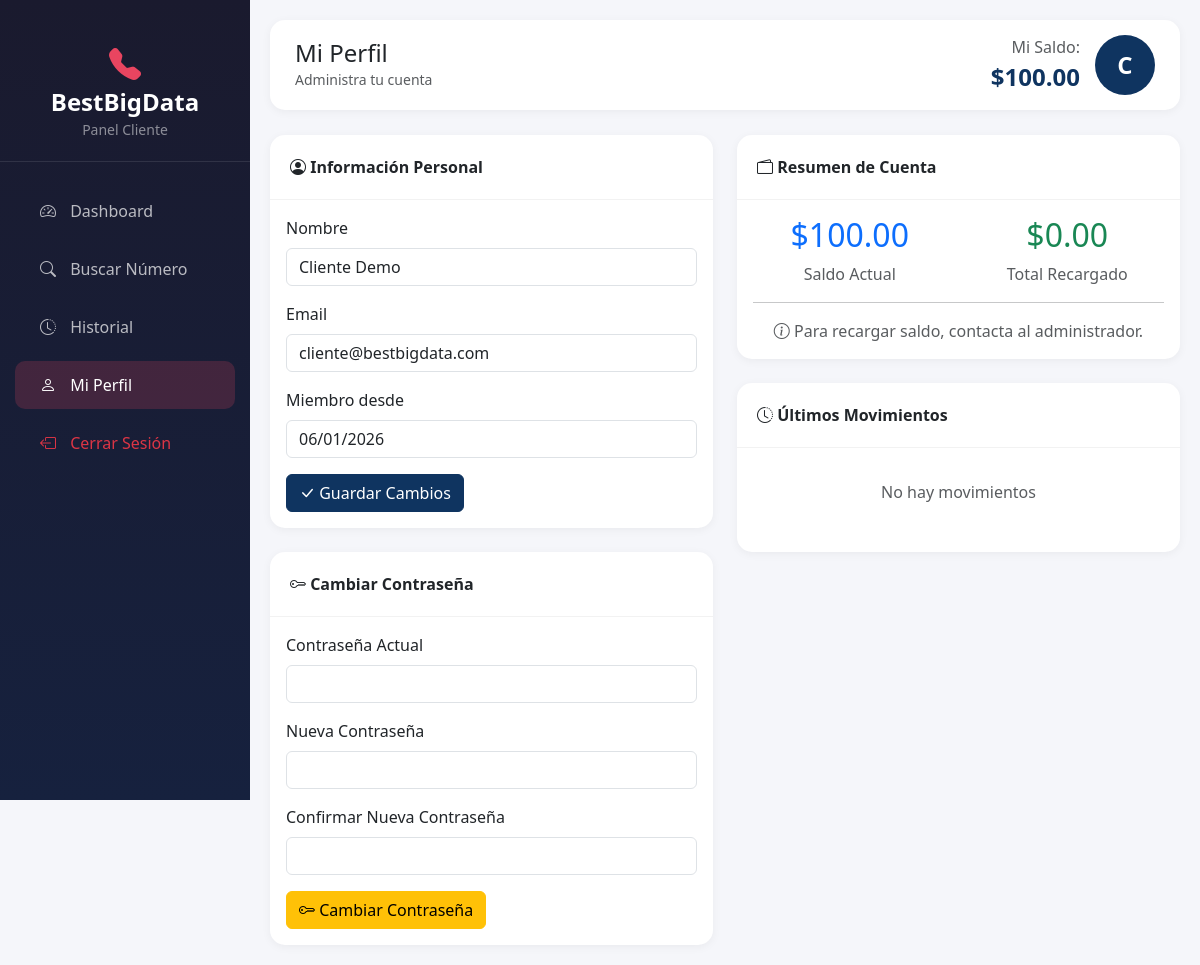
Page /cliente/profile.php (signed in) on the committed database.
### tables this page shows
CREATE TABLE IF NOT EXISTS users (
    id INT AUTO_INCREMENT PRIMARY KEY,
    name VARCHAR(100) NOT NULL,
    email VARCHAR(150) UNIQUE NOT NULL,
    password VARCHAR(255) NOT NULL,
    role ENUM('admin', 'cliente') DEFAULT 'cliente',
    balance DECIMAL(10,2) DEFAULT 0.00,
    status ENUM('active', 'inactive', 'suspended') DEFAULT 'active',
    created_at TIMESTAMP DEFAULT CURRENT_TIMESTAMP,
    updated_at TIMESTAMP DEFAULT CURRENT_TIMESTAMP ON UPDATE CURRENT_TIMESTAMP,
    last_login TIMESTAMP NULL,
    INDEX idx_email (email),
    INDEX idx_role (role),
    INDEX idx_status (status)
);

### includes/functions.php (called while the page is built, shortened)
<?php
function sanitize($input) {
    return htmlspecialchars(trim($input), ENT_QUOTES, 'UTF-8');
}
function getUserById($userId) {
    $pdo = getMainConnection();
    $stmt = $pdo->prepare("SELECT * FROM users WHERE id = ?");
    $stmt->execute([$userId]);
    return $stmt->fetch();
}
function formatMoney($amount) {
    return '$' . number_format($amount, 2, '.', ',');
}
function formatDate($date, $format = 'd/m/Y H:i:s') {
    return date($format, strtotime($date));
}

### cliente/profile.php (the view, shortened to what this page needs)
<?php
require_once '../includes/functions.php';
$user = getUserById($_SESSION['user_id']);
$pdo = getMainConnection();
$stmt = $pdo->prepare("
    SELECT * FROM transactions
    WHERE user_id = ?
    ORDER BY created_at DESC
    LIMIT 10
");
$stmt->execute([$user['id']]);
$transactions = $stmt->fetchAll();
include '../includes/header.php';
?>
<div class="sidebar">
    <div class="logo">
        <i class="bi bi-telephone-fill"></i>
        <h4>BestBigData</h4>
        <small class="text-white-50">Panel Cliente</small>
    </div>
    <nav class="nav flex-column">
        <a class="nav-link" href="dashboard.php">
            <i class="bi bi-speedometer2"></i> Dashboard
        </a>
        <a class="nav-link" href="search.php">
            <i class="bi bi-search"></i> Buscar Número
        </a>
        <a class="nav-link" href="history.php">
            <i class="bi bi-clock-history"></i> Historial
        </a>
        <a class="nav-link active" href="profile.php">
            <i class="bi bi-person"></i> Mi Perfil
        </a>
        <a class="nav-link text-danger" href="../logout.php">
            <i class="bi bi-box-arrow-left"></i> Cerrar Sesión
        </a>
    </nav>
</div>
<div class="main-content">
    <div class="top-bar">
        <div>
            <h4 class="mb-0">Mi Perfil</h4>
            <small class="text-muted">Administra tu cuenta</small>
        </div>
        <div class="user-info">
            <div class="text-end">
                <span class="text-muted">Mi Saldo:</span><br>
                <span class="balance-display"><?= formatMoney($user['balance']) ?></span>
            </div>
            <div class="avatar" style="width:60px;height:60px;font-size:1.5rem;">
                <?= strtoupper(substr($user['name'], 0, 1)) ?>
            </div>
        </div>
    </div>
    <div class="row">
        <div class="col-md-6">
            <div class="card mb-4">
                <div class="card-header">
                    <i class="bi bi-person-circle"></i> Información Personal
                </div>
                <div class="card-body">
                    <form method="POST">
                        <div class="mb-3">
                            <label class="form-label">Nombre</label>
                            <input type="text" name="name" class="form-control"
                                   value="<?= sanitize($user['name']) ?>" required>
                        </div>
                        <div class="mb-3">
                            <label class="form-label">Email</label>
                            <input type="email" name="email" class="form-control"
                                   value="<?= sanitize($user['email']) ?>" required>
                        </div>
                        <div class="mb-3">
                            <label class="form-label">Miembro desde</label>
                            <input type="text" class="form-control"
                                   value="<?= formatDate($user['created_at'], 'd/m/Y') ?>" readonly>
                        </div>
                        <button type="submit" class="btn btn-primary">
                            <i class="bi bi-check-lg"></i> Guardar Cambios
                        </button>
                    </form>
                </div>
            </div>
            <div class="card">
                <div class="card-header">
                    <i class="bi bi-key"></i> Cambiar Contraseña
                </div>
                <div class="card-body">
                    <form method="POST">
                        <div class="mb-3">
                            <label class="form-label">Contraseña Actual</label>
                            <input type="password" name="current_password" class="form-control" required>
                        </div>
                        <div class="mb-3">
                            <label class="form-label">Nueva Contraseña</label>
                            <input type="password" name="new_password" class="form-control"
                                   minlength="6" required>
                        </div>
                        <div class="mb-3">
                            <label class="form-label">Confirmar Nueva Contraseña</label>
                            <input type="password" name="confirm_password" class="form-control"
                                   minlength="6" required>
                        </div>
                        <button type="submit" class="btn btn-warning">
                            <i class="bi bi-key"></i> Cambiar Contraseña
                        </button>
                    </form>
                </div>
            </div>
        </div>
        <div class="col-md-6">
            <div class="card mb-4">
                <div class="card-header">
                    <i class="bi bi-wallet2"></i> Resumen de Cuenta
                </div>
                <div class="card-body">
                    <div class="row text-center">
                        <div class="col-6">
                            <h2 class="text-primary"><?= formatMoney($user['balance']) ?></h2>
                            <p class="text-muted mb-0">Saldo Actual</p>
                        </div>
                        <div class="col-6">
                            <h2 class="text-success">
                                <?php
                                $stmt = $pdo->prepare("SELECT SUM(amount) as total FROM transactions WHERE user_id = ? AND type = 'deposit'");
                                $stmt->execute([$user['id']]);
                                echo formatMoney($stmt->fetch()['total'] ?? 0);
                                ?>
                            </h2>
                            <p class="text-muted mb-0">Total Recargado</p>
                        </div>
                    </div>
                    <hr>
                    <p class="text-muted text-center mb-0">
                        <i class="bi bi-info-circle"></i>
                        Para recargar saldo, contacta al administrador.
                    </p>
                </div>
            </div>
            <div class="card">
                <div class="card-header">
                    <i class="bi bi-clock-history"></i> Últimos Movimientos
                </div>
                <div class="card-body" style="max-height: 400px; overflow-y: auto;">
                    <?php if (empty($transactions)): ?>
                    <p class="text-muted text-center py-3">No hay movimientos</p>
                    <?php endif; ?>
                </div>
            </div>
        </div>
    </div>
</div>
<?php include '../includes/footer.php'; ?>

### includes/header.php (style rules this page uses)
:root { --primary-color: #0f3460; --secondary-color: #16213e; --accent-color: #e94560; --bg-dark: #1a1a2e; }
body { background-color: #f5f6fa; font-family: 'Segoe UI', Tahoma, Geneva, Verdana, sans-serif; }
.sidebar { background: linear-gradient(180deg, var(--bg-dark) 0%, var(--secondary-color) 100%); min-height: 100vh; position: fixed; width: 250px; padding-top: 20px; z-index: 1000; }
.sidebar .logo { text-align: center; padding: 20px; border-bottom: 1px solid rgba(255,255,255,0.1); margin-bottom: 20px; }
.sidebar .logo h4 { color: #fff; margin: 0; font-weight: bold; }
.sidebar .logo i { color: var(--accent-color); font-size: 2rem; }
.sidebar .nav-link { color: rgba(255,255,255,0.7); padding: 12px 25px; margin: 5px 15px; border-radius: 10px; transition: all 0.3s; }
.sidebar .nav-link:hover, .sidebar .nav-link.active { background: rgba(233, 69, 96, 0.2); color: #fff; }
.sidebar .nav-link i { margin-right: 10px; width: 20px; }
.main-content { margin-left: 250px; padding: 20px; }
.top-bar { background: #fff; padding: 15px 25px; border-radius: 15px; box-shadow: 0 2px 10px rgba(0,0,0,0.05); margin-bottom: 25px; display: flex; justify-content: space-between; align-items: center; }
.user-info { display: flex; align-items: center; gap: 15px; }
.user-info .avatar { width: 45px; height: 45px; border-radius: 50%; background: var(--primary-color); display: flex; align-items: center; justify-content: center; color: #fff; font-weight: bold; }
.card { border: none; border-radius: 15px; box-shadow: 0 2px 10px rgba(0,0,0,0.05); }
.card-header { background: transparent; border-bottom: 1px solid rgba(0,0,0,0.05); padding: 20px; font-weight: 600; }
.btn-primary { background: var(--primary-color); border-color: var(--primary-color); }
.balance-display { font-size: 1.5rem; font-weight: bold; color: var(--primary-color); }

### rows in the picture
users: balance "$100.00", name "C", name "Cliente Demo", email "cliente@bestbigdata.com", created_at "06/01/2026"

### other values in the picture
formatMoney($stmt->fetch()['total'] ?? 0) "$0.00"
